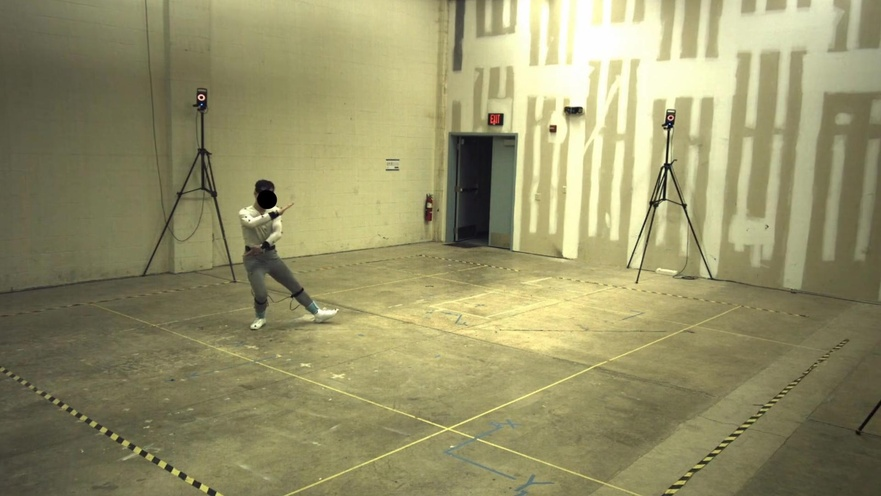
%> input picture data/im1corrected.jpg, 881 x 496 px, shrunk from 1920 x 1080 before the run
$ octave task3_2.m   (GNU Octave 9; MATLAB toolbox functions it lacks are replaced by stand-ins)
%> lines starting %> are read from the running program, lines starting %| are printed output that depends on the picture

%% Task 3.2: Project 3D mocap points into both images
fprintf('--- Task 3.2 ---\n');

% Load
mocap = load('data/mocapPoints3D.mat');
X = mocap.pts3D;  % Nx3
X = double(X); if size(X,2)~=3, X = X'; end

cam_params = load("data/camera_params.mat")

Image1 = imread('data/im1corrected.jpg');
%> Image1 is the input picture: size 496x881x3 uint8; mean R, G, B 149.6, 145.9, 105.2
Image2 = imread('data/im2corrected.jpg');
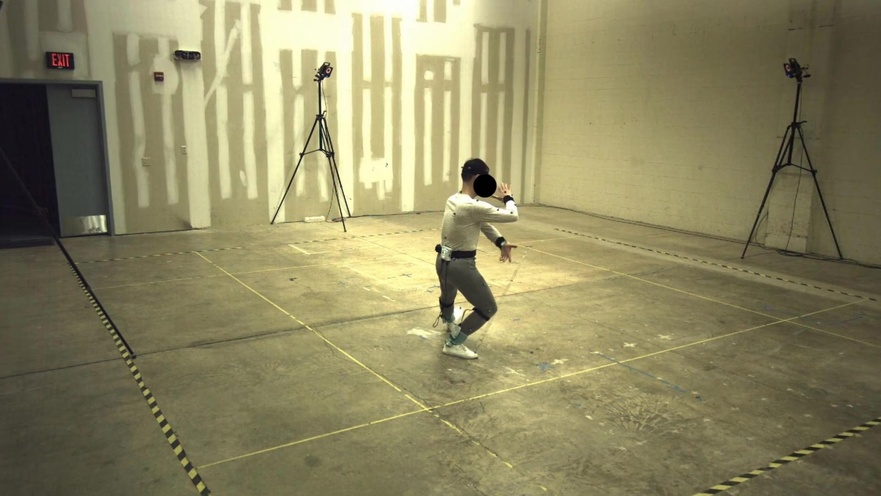
%> input picture data/im2corrected.jpg, 881 x 496 px, shrunk from 1920 x 1080 before the run
%> Image2 is the input picture: size 496x881x3 uint8; mean R, G, B 140.5, 134.7, 97.3

% Project
XC = (cam_params.R1 * (X' - cam_params.C1')); % 3xN
XP = cam_params.K1 * XC;              % 3xN
xy = (XP(1:2,:) ./ XP(3,:))'; % Nx2
mask = XP(3,:)>0; % in front of camera
xy1 = xy(mask',:);

XC = (cam_params.R2 * (X' - cam_params.C2')); % 3xN
XP = cam_params.K2 * XC;              % 3xN
xy = (XP(1:2,:) ./ XP(3,:))'; % Nx2
mask = XP(3,:)>0; % in front of camera
xy2 = xy(mask',:);

% Visualize
figure; imshow(Image1); hold on; plot(xy1(:,1),xy1(:,2),'r.','MarkerSize',12);
title('Task 3.2: Projected mocap points (View 1)'); hold off;
%> after `title('Task 3.2: Projected mocap points (View 1)')`:
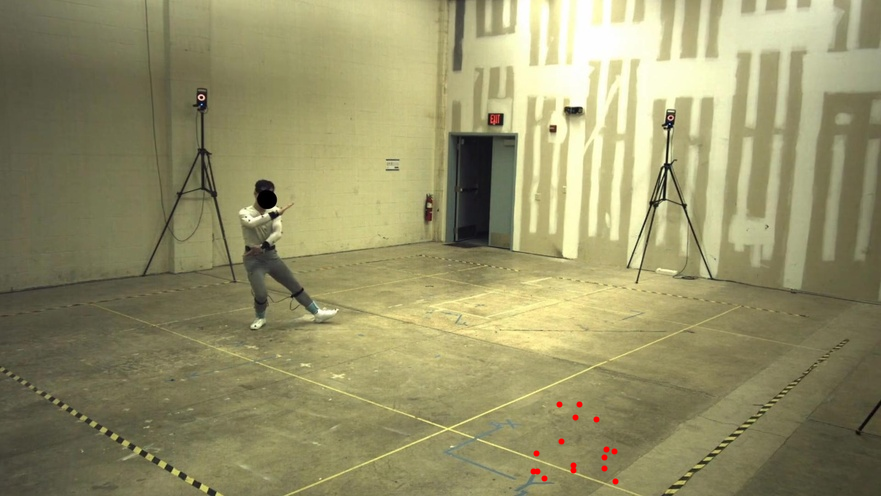
%> figure redrawn from the program's plot data; its title reads 'Task 3.2: Projected mocap points (View 1)'
saveas(gcf, 'outputs/t3_2_proj_view1.png');
figure; imshow(Image2); hold on; plot(xy2(:,1),xy2(:,2),'r.','MarkerSize',12);
title('Task 3.2: Projected mocap points (View 2)'); hold off;
saveas(gcf, 'outputs//t3_2_proj_view2.png');

% Save data for later tasks
save('data\2d_points.mat', 'xy1','xy2','X');
